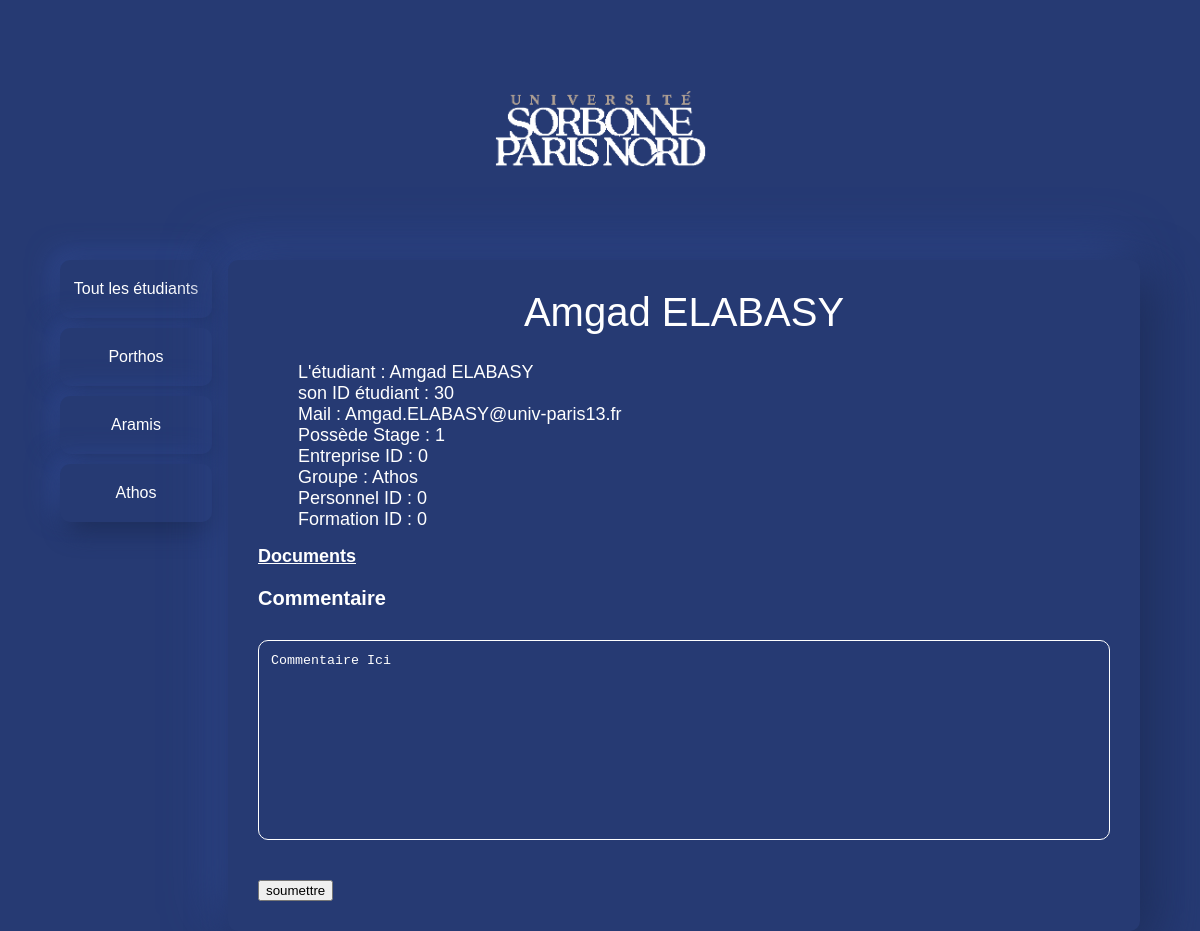
Screenshot of /?controller=list&action=informations&id=30 with the database file from the repository.
### tables this page shows
CREATE TABLE IF NOT EXISTS `etudiant` (
  `student_id` int NOT NULL,
  `nom` varchar(20) DEFAULT NULL,
  `prenom` varchar(20) DEFAULT NULL,
  `mail` varchar(50) DEFAULT NULL,
  `stage_dentention` tinyint(1) DEFAULT NULL,
  `visibility_flag` tinyint(1) DEFAULT NULL,
  `entreprise_id` int DEFAULT NULL,
  `groupe` varchar(10) DEFAULT NULL,
  `personnel_id` int DEFAULT NULL,
  `formation_id` int DEFAULT NULL,
  PRIMARY KEY (`student_id`),
  KEY `entreprise_id` (`entreprise_id`),
  KEY `personnel_id` (`personnel_id`),
  KEY `formation_id` (`formation_id`)
);

### Models/Model.php (called while the page is built, shortened)
<?php
class Model
{
    private $bd;
    private static $instance = null;
    private function __construct()
    {
        include "credentials.php";
        $this->bd = new PDO($dsn, $login, $mdp );
        $this->bd->setAttribute(PDO::ATTR_ERRMODE, PDO::ERRMODE_EXCEPTION);
        $this->bd->query("SET nameS 'utf8'");
    }
    public static function getModel()
    {
        if (self::$instance === null) {
            self::$instance = new self();
        }
        return self::$instance;
    }
    public function getEtudiantInformations($id)
    {
        $requete = $this->bd->prepare('Select * from etudiant WHERE student_id = :id');
        $requete->bindValue(':id', $id);
        $requete->execute();
        return $requete->fetch(PDO::FETCH_ASSOC);
    }
}

### Models/credentials.php (called while the page is built, shortened)
<?php
  $dsn = "mysql:host=localhost;dbname=SAE;";
  $login = "root";
  $mdp = "";
 ?>

### Utils/functions.php (called while the page is built)
<?php
function e($message)
{
    return htmlspecialchars($message, ENT_QUOTES);
}

### Views/view_informations.php (the view)
<?php require "view_begin.php"; ?>
<h1> <?= e($prenom) ?> <?= e($nom) ?> </h1>
<div class="profilInfo">
<ul>
    <li> L'étudiant : <?= $prenom === null ? '???' : e($prenom) ?> <?= $nom === null ? '???' : e($nom) ?> </li>
    <li> son ID étudiant  : <?= $student_id === null ? '???' : e($student_id) ?> </li>
    <li> Mail : <?= $mail === null ? '???' : e($mail) ?>
    <li> Possède Stage : <?= $stage_dentention === null ? '???' : e($stage_dentention) ?>
    <li> Entreprise ID : <?= $entreprise_id === null ? '???' : e($entreprise_id) ?>
    <li> Groupe : <?= $groupe === null ? '???' : e($groupe) ?>
    <li> Personnel ID : <?= $personnel_id === null ? '???' : e($personnel_id) ?>
    <li> Formation ID : <?= $formation_id === null ? '???' : e($formation_id) ?>
</ul>
<a href="?controller=list&action=boslist&id=<?= e($student_id)?>">Documents</a>
<p>
  Commentaire
</p>
</div>
<form action="?" method="post">
  <textarea id="commentaire" rows="5" cols="30">Commentaire Ici</textarea>
  <br> <br> <br>
  <input id="commentaire" type="submit" value="soumettre">
</form>
<?php require "view_end.php"; ?>

### Content/css/GestionStage.css (style rules this page uses)
* { box-sizing: border-box; }
body { width : 90%; background-color : #263A73; margin:auto; overflow-y: scroll ; position: relative; }
h1 { font: caption; font-size: 2.5em; text-align: center; margin-top: 0px; color: #ffff }
body { display:grid; grid-template-columns: 1fr 6fr; column-gap: 1em; grid-template-areas: "h h" "menu main"; }
p { color:#ffff }
textarea#commentaire { background:#263A73; border-color: white; padding-left: 12px; padding-right: 12px; padding-top: 12px; padding-bottom: 12px; color: white; margin-top: 10px; transition: 0.5s; border-radius: 10px; resize:none; overflow: auto; width: 100%; height: 200px; }
div.profilInfo li { color: #ffff;font: caption;font-size: 18px; list-style-type: none; }
div.profilInfo p { color: #ffff;font: caption;font-size: 20px; font-weight: bold; list-style-type: none; }
div.profilInfo a { color: #ffff;font: caption;font-size: 18px; font-weight: bold; list-style-type: none; transition: 0.5s; }

### rows the page displays
etudiant: prenom "Amgad", nom "ELABASY", student_id "30", mail "Amgad.ELABASY@univ-paris13.fr", stage_dentention "1", entreprise "0", groupe "Athos", personnel "0", formation "0"
